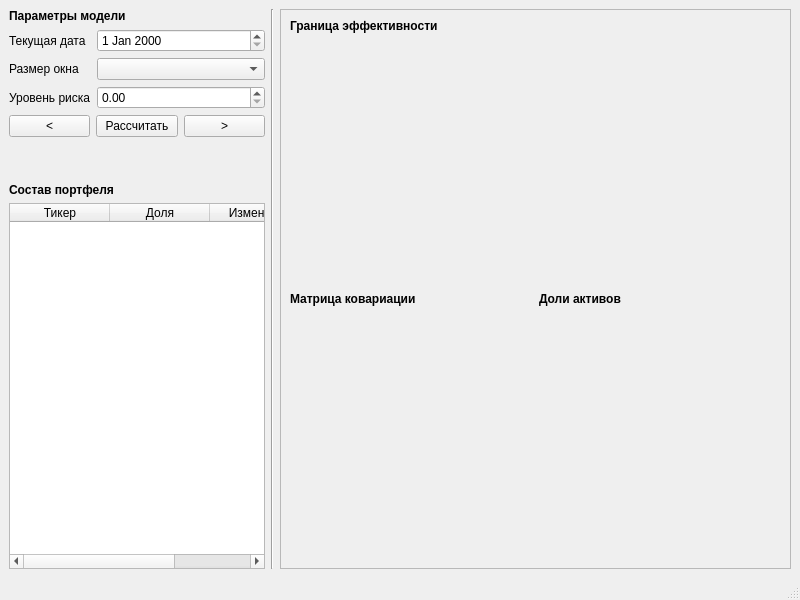
<?xml version="1.0" encoding="UTF-8"?>
<ui version="4.0">
 <class>MainWindow</class>
 <widget class="QMainWindow" name="MainWindow">
  <property name="geometry">
   <rect>
    <x>0</x>
    <y>0</y>
    <width>800</width>
    <height>600</height>
   </rect>
  </property>
  <property name="windowTitle">
   <string>MainWindow</string>
  </property>
  <widget class="QWidget" name="centralwidget">
   <layout class="QHBoxLayout" name="horizontalLayout" stretch="0,0,0">
    <item>
     <layout class="QVBoxLayout" name="verticalLayout_6">
      <property name="sizeConstraint">
       <enum>QLayout::SetMaximumSize</enum>
      </property>
      <item>
       <layout class="QVBoxLayout" name="verticalLayout_4">
        <item>
         <layout class="QVBoxLayout" name="verticalLayout_3">
          <item>
           <widget class="QLabel" name="label_5">
            <property name="text">
             <string>&lt;b&gt;Параметры модели&lt;/b&gt;</string>
            </property>
            <property name="textFormat">
             <enum>Qt::AutoText</enum>
            </property>
           </widget>
          </item>
          <item>
           <layout class="QFormLayout" name="formLayout">
            <property name="fieldGrowthPolicy">
             <enum>QFormLayout::AllNonFixedFieldsGrow</enum>
            </property>
            <property name="labelAlignment">
             <set>Qt::AlignLeading|Qt::AlignLeft|Qt::AlignVCenter</set>
            </property>
            <property name="formAlignment">
             <set>Qt::AlignLeading|Qt::AlignLeft|Qt::AlignTop</set>
            </property>
            <item row="0" column="0">
             <widget class="QLabel" name="label">
              <property name="text">
               <string>Текущая дата</string>
              </property>
             </widget>
            </item>
            <item row="0" column="1">
             <widget class="QDateEdit" name="current_date_edit">
              <property name="sizePolicy">
               <sizepolicy hsizetype="Preferred" vsizetype="Fixed">
                <horstretch>0</horstretch>
                <verstretch>0</verstretch>
               </sizepolicy>
              </property>
             </widget>
            </item>
            <item row="1" column="0">
             <widget class="QLabel" name="label_2">
              <property name="text">
               <string>Размер окна</string>
              </property>
             </widget>
            </item>
            <item row="2" column="0">
             <widget class="QLabel" name="label_3">
              <property name="text">
               <string>Уровень риска</string>
              </property>
             </widget>
            </item>
            <item row="2" column="1">
             <widget class="QDoubleSpinBox" name="risk_spinbox">
              <property name="sizePolicy">
               <sizepolicy hsizetype="Preferred" vsizetype="Fixed">
                <horstretch>0</horstretch>
                <verstretch>0</verstretch>
               </sizepolicy>
              </property>
             </widget>
            </item>
            <item row="1" column="1">
             <widget class="QComboBox" name="window_size_combobox"/>
            </item>
           </layout>
          </item>
         </layout>
        </item>
        <item>
         <layout class="QHBoxLayout" name="control_layout">
          <item>
           <widget class="QPushButton" name="previous_day">
            <property name="text">
             <string>&lt;</string>
            </property>
           </widget>
          </item>
          <item>
           <widget class="QPushButton" name="optimize_button">
            <property name="text">
             <string>Рассчитать</string>
            </property>
           </widget>
          </item>
          <item>
           <widget class="QPushButton" name="next_day">
            <property name="text">
             <string>&gt;</string>
            </property>
           </widget>
          </item>
         </layout>
        </item>
       </layout>
      </item>
      <item>
       <widget class="QLabel" name="label_7">
        <property name="text">
         <string/>
        </property>
       </widget>
      </item>
      <item>
       <widget class="QLabel" name="label_9">
        <property name="text">
         <string/>
        </property>
       </widget>
      </item>
      <item>
       <layout class="QVBoxLayout" name="verticalLayout_5">
        <item>
         <widget class="QLabel" name="label_4">
          <property name="text">
           <string>&lt;b&gt;Состав портфеля&lt;/b&gt;</string>
          </property>
         </widget>
        </item>
        <item>
         <widget class="QTableWidget" name="tickers_table">
          <property name="sizePolicy">
           <sizepolicy hsizetype="Maximum" vsizetype="Expanding">
            <horstretch>0</horstretch>
            <verstretch>0</verstretch>
           </sizepolicy>
          </property>
          <attribute name="horizontalHeaderCascadingSectionResizes">
           <bool>false</bool>
          </attribute>
          <attribute name="horizontalHeaderShowSortIndicator" stdset="0">
           <bool>false</bool>
          </attribute>
          <attribute name="horizontalHeaderStretchLastSection">
           <bool>true</bool>
          </attribute>
          <attribute name="verticalHeaderCascadingSectionResizes">
           <bool>false</bool>
          </attribute>
          <attribute name="verticalHeaderMinimumSectionSize">
           <number>20</number>
          </attribute>
          <attribute name="verticalHeaderDefaultSectionSize">
           <number>50</number>
          </attribute>
          <attribute name="verticalHeaderShowSortIndicator" stdset="0">
           <bool>false</bool>
          </attribute>
          <attribute name="verticalHeaderStretchLastSection">
           <bool>false</bool>
          </attribute>
          <column>
           <property name="text">
            <string>Тикер</string>
           </property>
          </column>
          <column>
           <property name="text">
            <string>Доля</string>
           </property>
          </column>
          <column>
           <property name="text">
            <string>Изменение</string>
           </property>
          </column>
         </widget>
        </item>
       </layout>
      </item>
     </layout>
    </item>
    <item>
     <widget class="Line" name="line">
      <property name="orientation">
       <enum>Qt::Vertical</enum>
      </property>
     </widget>
    </item>
    <item>
     <widget class="QScrollArea" name="scrollArea">
      <property name="widgetResizable">
       <bool>true</bool>
      </property>
      <widget class="QWidget" name="scrollAreaWidgetContents_2">
       <property name="geometry">
        <rect>
         <x>0</x>
         <y>0</y>
         <width>489</width>
         <height>525</height>
        </rect>
       </property>
       <layout class="QVBoxLayout" name="verticalLayout_2">
        <item>
         <layout class="QGridLayout" name="gridLayout">
          <item row="1" column="1">
           <layout class="QVBoxLayout" name="verticalLayout_7">
            <item>
             <widget class="QLabel" name="label_10">
              <property name="sizePolicy">
               <sizepolicy hsizetype="Preferred" vsizetype="Maximum">
                <horstretch>0</horstretch>
                <verstretch>0</verstretch>
               </sizepolicy>
              </property>
              <property name="text">
               <string>&lt;b&gt;Доли активов&lt;/b&gt;</string>
              </property>
             </widget>
            </item>
            <item>
             <widget class="QLabel" name="assets_img">
              <property name="text">
               <string/>
              </property>
             </widget>
            </item>
           </layout>
          </item>
          <item row="1" column="0">
           <layout class="QVBoxLayout" name="verticalLayout">
            <item>
             <widget class="QLabel" name="label_8">
              <property name="sizePolicy">
               <sizepolicy hsizetype="Preferred" vsizetype="Maximum">
                <horstretch>0</horstretch>
                <verstretch>0</verstretch>
               </sizepolicy>
              </property>
              <property name="text">
               <string>&lt;b&gt;Матрица ковариации&lt;/b&gt;</string>
              </property>
             </widget>
            </item>
            <item>
             <widget class="QLabel" name="covariance_img">
              <property name="text">
               <string/>
              </property>
             </widget>
            </item>
           </layout>
          </item>
          <item row="0" column="0" colspan="2">
           <layout class="QVBoxLayout" name="efficient_port_layout">
            <item>
             <widget class="QLabel" name="label_6">
              <property name="sizePolicy">
               <sizepolicy hsizetype="Preferred" vsizetype="Maximum">
                <horstretch>0</horstretch>
                <verstretch>0</verstretch>
               </sizepolicy>
              </property>
              <property name="text">
               <string>&lt;b&gt;Граница эффективности&lt;/b&gt;</string>
              </property>
             </widget>
            </item>
            <item>
             <widget class="QLabel" name="ef_image">
              <property name="text">
               <string/>
              </property>
             </widget>
            </item>
           </layout>
          </item>
         </layout>
        </item>
       </layout>
      </widget>
     </widget>
    </item>
   </layout>
  </widget>
  <widget class="QMenuBar" name="menubar">
   <property name="geometry">
    <rect>
     <x>0</x>
     <y>0</y>
     <width>800</width>
     <height>22</height>
    </rect>
   </property>
  </widget>
  <widget class="QStatusBar" name="statusbar"/>
 </widget>
 <resources/>
 <connections/>
</ui>
